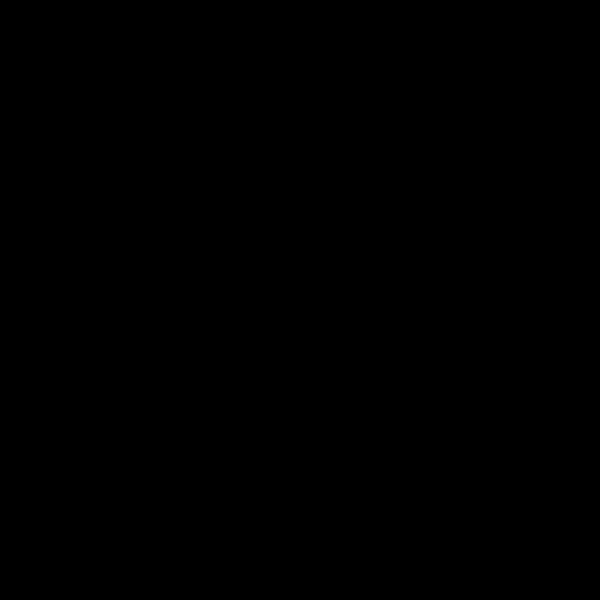
Frame 1 (no input)
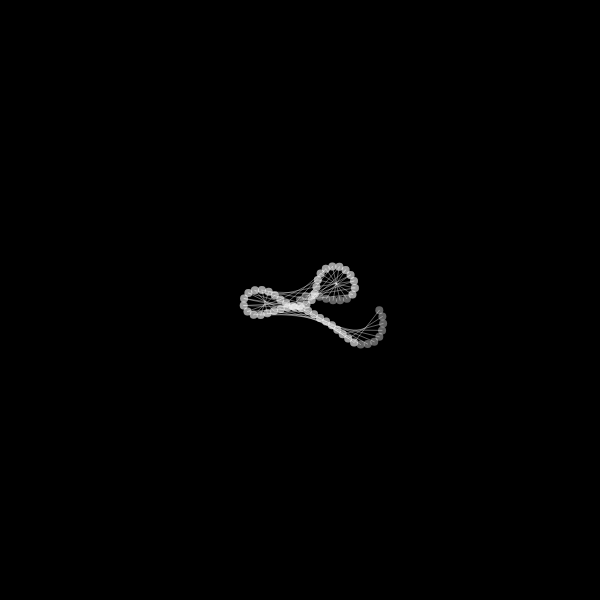
Frame 60 (no input)
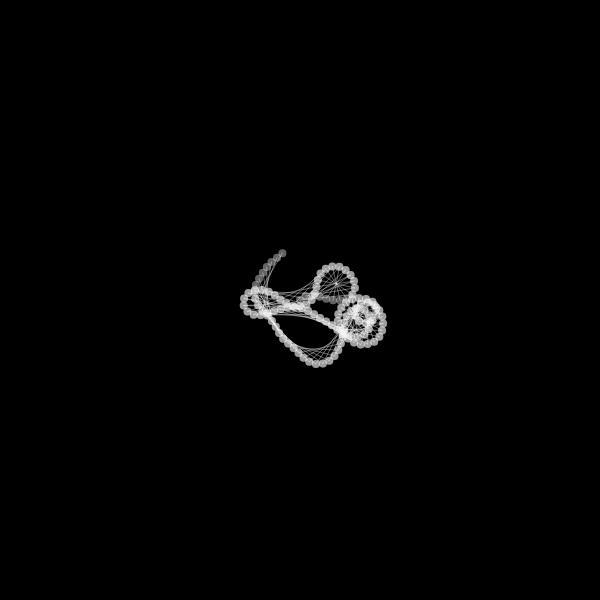
Frame 120 (the mouse pressed at the canvas centre since frame 60)

The p5.js sketch that drew these frames (run headless with seeded random() and noise() and a simulated clock; from frame 60 on, the mouse is pressed at the canvas centre):

// p5.js sketch
// ── sketch.js
let points = [];
let direct;
let num = 0;
let lines = [];
const LENGTH = 8;
const SPEED = 7;
const CHANGE = 0.1;
let xoff, yoff;
let moved = false;

function setup() {
	createCanvas(600, 600);
	xoff = width/2;
	yoff = height/2;
	background(0);
	points.push(createVector(0, 0));
	direct = p5.Vector.random2D();
	direct.mult(SPEED);
}

function draw() {
	if(moved) background(0);
	translate(xoff, yoff);
	if(moved) drawLines();
	else if(lines.length > 0) drawLine(lines.length-1);
	if(points.length > LENGTH)
		addLine();
	movePoints();
	num += CHANGE;
	moved = false;
}

function addLine() {
	let p1 = points[points.length - 1];
	let p2 = points[0];
	lines.push([p1, p2]);
}

function movePoints() {
	let p = points[0];
	p = p5.Vector.add(p, direct);
	direct.rotate((noise(num)-0.5)*3);
	if(points.length > LENGTH) points.pop();
	points.splice(0, 0, p);
}

function drawLines() {
	for(let i = 0; i < lines.length; i++) {
		drawLine(i);
	}
}

function drawLine(index) {
	if(lines[index] == undefined) return;
	let p1 = lines[index][0];
	let p2 = lines[index][1];
	stroke(250, 100);
	noFill();
	line(p1.x, p1.y, p2.x, p2.y);
	noStroke();
	fill(250, 100);
	ellipse(p1.x, p1.y, 8);
	ellipse(p2.x, p2.y, 8);
}

let lastX = 0;
let lastY = 0;
function mousePressed() {
	lastX = mouseX;
	lastY = mouseY;
	moved = true;
}

function mouseDragged() {
	let xdiff = mouseX - lastX;
	let ydiff = mouseY - lastY;
	xoff += xdiff;
	yoff += ydiff;
	lastX = mouseX;
	lastY = mouseY;
	moved = true;
}
